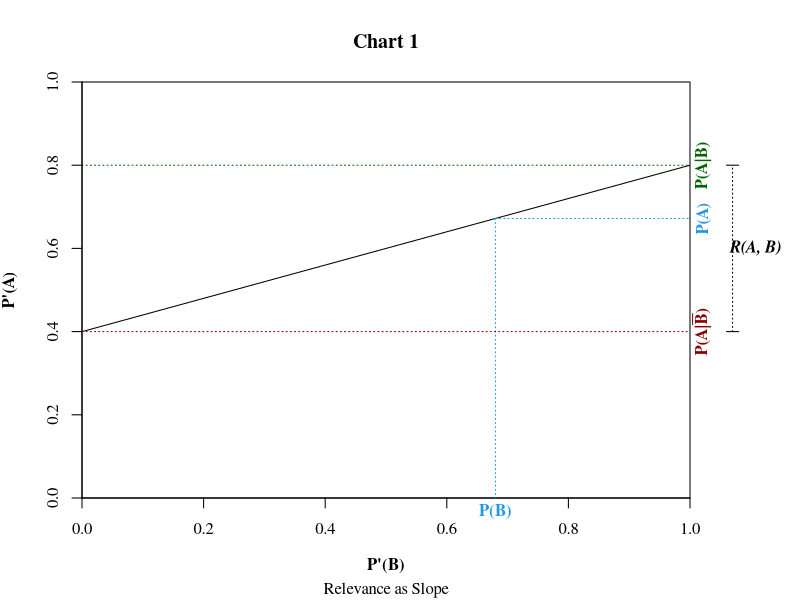

The R script that drew this image:






relevance_chart = function(filename, maintitle, subtitle, xlabel, curXlabel, curX, ylabel, curYlabel, yMinLabel, yMin, yMaxLabel, yMax, rlabel) {


  png(file=filename, width=6, height=6, units="in", res=300)
  par(mar = c(5.1, 4.1, 4.1, 5.5) )


  xlab <- bquote(bold(.(xlabel)))
  ylab <- bquote(bold(.(ylabel)))
  rlab = bquote(paste(bolditalic(.(rlabel))))
  yMinlab = expression(bold(yMinLabel))
  yMaxlab = expression(bold(yMinLabel))


  rd = yMax - yMin
  curY <- yMin + rd * curX
  df <- data.frame(b = c(0,1), a = c(yMin,yMax))


  plot(
    a ~ b, 
    df, 
    type='l', 
    col=9, 
    xaxs='i', 
    yaxs='i', 
    ylim=c(0,1),
    xlim=c(0,1), 
    xlab=xlab, 
    ylab=ylab, 
    family="serif", 
    main=maintitle, 
    sub=subtitle)

  # Dotted line with label "P(A)"
  segments(curX, curY, 1, curY, lty=3, col=4)
  mtext(bquote(bold(.(curYlabel))), 4, at=curY, col=4, line=0.3, family="serif")

  # Dotted line with label "P(B)"
  segments(curX, curY, curX, 0, lty=3, col=4)
  mtext(bquote(bold(.(curXlabel))), 1, at=curX, col=4, line=0.3, family="serif")

  # Dotted line with label "P(A|B)"
  segments(0, yMax, 1, yMax, lty=3, col="darkgreen")
  mtext(yMaxLabel, 4, at=yMax, col="darkgreen", line=0.3, family="serif")


  # Dotted line with label "P(A|B̅)"
  segments(0, yMin, 1, yMin, lty=3, col="darkred")

  mtext(yMinLabel, 4, at=yMin, col="darkred", line=0.3, family="serif")


  segments(1.06, yMax, 1.08, yMax, xpd=TRUE)
  segments(1.06, yMin, 1.08, yMin, xpd=TRUE)
  segments(1.07, yMin, 1.07, yMax, lty=3, xpd=TRUE)

  mtext(rlab, 4, at=(yMin + rd/2), line=2, family="serif", las=1)


  dev.off()
  # save("output.png")

}








relevance_chart(
  filename="./relevance-as-slope.png",
  maintitle = "Chart 1",
  subtitle="Relevance as Slope",

  xlabel = "P'(B)",
  curXlabel = "P(B)",
  curX <- 0.68,

  ylabel = "P'(A)",
  curYlabel = "P(A)",


  yMinLabel = expression(bold(paste("P(A|",bar("B"),")"))),
  yMax = 0.8,

  yMaxLabel = expression(bold("P(A|B)")),
  yMin = 0.4,

  rlabel = "R(A, B)"
)



